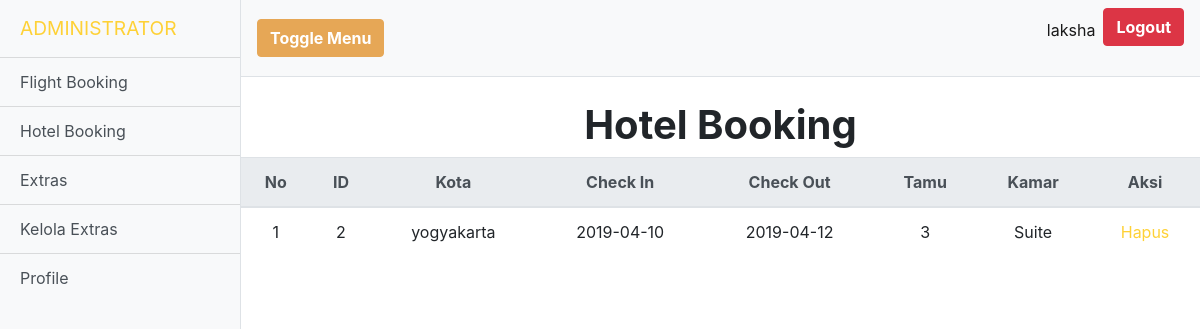
The page /admin/hotelbook.php (signed in) on the database its author committed.
### tables this page shows
CREATE TABLE `hotel` (
  `id` int(255) NOT NULL,
  `kota` varchar(255) NOT NULL,
  `check_in` varchar(255) NOT NULL,
  `check_out` varchar(255) NOT NULL,
  `tamu` varchar(255) NOT NULL,
  `kamar` varchar(255) NOT NULL
);

### admin/hotelbook.php (the view, shortened to what this page needs)
<?php
    require '../db_config.php';
    $query = "SELECT * FROM hotel";
    $rows = mysqli_query($conn, $query);
 ?>
<!DOCTYPE html>
<html lang="en">
<head>
  <link rel="stylesheet" type="text/css" href="../css/bootstrap.min.css">
  <link rel="stylesheet" type="text/css" href="../css/style.css">
  <link rel="stylesheet" type="text/css" href="../fontawesome/css/all.min.css">
</head>
<body>
   <div class="d-flex" id="wrapper">
    <div class="bg-light border-right" id="sidebar-wrapper">
      <div class="sidebar-heading text-uppercase"><a href="admin.php">Administrator</a></div>
      <div class="list-group list-group-flush">
        <a href="flightbook.php" class="list-group-item list-group-item-action bg-light">Flight Booking</a>
        <a href="hotelbook.php" class="list-group-item list-group-item-action bg-light">Hotel Booking</a>
        <a href="upload_extras.php" class="list-group-item list-group-item-action bg-light">Extras</a>
        <a href="kelola.php" class="list-group-item list-group-item-action bg-light">Kelola Extras</a>
        <a href="profile.php" class="list-group-item list-group-item-action bg-light">Profile</a>
      </div>
    </div>
    <div id="page-content-wrapper">
      <nav class="navbar navbar-expand-lg navbar-light bg-light border-bottom">
        <button class="btn btn-primary" id="menu-toggle">Toggle Menu</button>
        <div class="collapse navbar-collapse" id="navbarSupportedContent">
          <ul class="navbar-nav ml-auto mt-2 mt-lg-0">
            <li class="nav-item active">
              <p class="nav-link"><?php echo $_SESSION["nm_pengguna"] ?></p>
            <li class="nav-item">
              <a class="btn btn-danger" href="logout.php">Logout</a>
            </li>
            </li>
          </ul>
        </div>
      </nav>
      <div class="container-fluid">
        <h1 class="mt-4 text-center">Hotel Booking</h1>
      </div>
      <table class="table">
  <thead class="thead-light">
    <tr>
      <th scope="col" class="text-center">No</th>
      <th scope="col" class="text-center">ID</th>
      <th scope="col" class="text-center">Kota</th>
      <th scope="col" class="text-center">Check In</th>
      <th scope="col" class="text-center">Check Out</th>
      <th scope="col" class="text-center">Tamu</th>
      <th scope="col" class="text-center">Kamar</th>
      <th scope="col" class="text-center">Aksi</th>
    </tr>
  </thead>
  <?php
    $no = 1;
    while ($row = mysqli_fetch_assoc($rows)) {?>
  <tbody>
    <td class="text-center"><?php echo $no ?></td>
    <td class="text-center"><?php echo $row["id"] ?></td>
    <td class="text-center"><?php echo $row["kota"] ?></td>
    <td class="text-center"><?php echo $row["check_in"] ?></td>
    <td class="text-center"><?php echo $row["check_out"] ?></td>
    <td class="text-center"><?php echo $row["tamu"] ?></td>
    <td class="text-center"><?php echo $row["kamar"] ?></td>
     <td class="text-center">
      <a href="../actions/delete.php?id=<?php echo $row["id"] ?>" onclick="return confirm('Anda Yakin?')">Hapus</a></td>
  </tbody>
  <?php
  $no++;
  }
 ?>
</table>
    </div>
  </div>
</body>
</html>

### css/style.css (style rules this page uses)
body { overflow-x: hidden; font-family: 'Roboto Slab', -apple-system, BlinkMacSystemFont, 'Segoe UI', Roboto, 'Helvetica Neue', Arial, sans-serif, 'Apple Color Emoji', 'Segoe UI Emoji', 'Segoe UI Symbol', 'Noto Color Emoji'; width: 100%; height: 100%; scroll-behavior: smooth; }
p { line-height: 1.75; }
a { color: #fed136; }
h1, h2, h3, h4, h5, h6 { font-weight: 700; font-family: 'Montserrat', -apple-system, BlinkMacSystemFont, 'Segoe UI', Roboto, 'Helvetica Neue', Arial, sans-serif, 'Apple Color Emoji', 'Segoe UI Emoji', 'Segoe UI Symbol', 'Noto Color Emoji'; }
.btn { font-family: 'Montserrat', -apple-system, BlinkMacSystemFont, 'Segoe UI', Roboto, 'Helvetica Neue', Arial, sans-serif, 'Apple Color Emoji', 'Segoe UI Emoji', 'Segoe UI Symbol', 'Noto Color Emoji'; font-weight: 700; }
.btn-primary { background-color: #fed136; border-color: #fed136; }
@media (min-width: 768px) { .btn-primary { background-color: #e6a756; border-color: #e6a756; } }
@media (min-width: 768px) { :root { --input-padding-x: 1.5rem; --input-padding-y: 0.75rem; } }
@media (min-width: 768px) { #sidebar-wrapper { min-height: 100vh; margin-left: -15rem; -webkit-transition: margin .25s ease-out; -moz-transition: margin .25s ease-out; -o-transition: margin .25s ease-out; transition: margin .25s ease-out; } }
@media (min-width: 768px) { #sidebar-wrapper .sidebar-heading { padding: 0.875rem 1.25rem; font-size: 1.2rem; } }
@media (min-width: 768px) { #sidebar-wrapper .list-group { width: 15rem; } }
@media (min-width: 768px) { #page-content-wrapper { min-width: 100vw; } }

### rows shown on the page
hotel: id "2", kota "yogyakarta", check_in "2019-04-10", check_out "2019-04-12", tamu "3", kamar "Suite"

### other values the page prints
$_SESSION["nm_pengguna"] "laksha"
